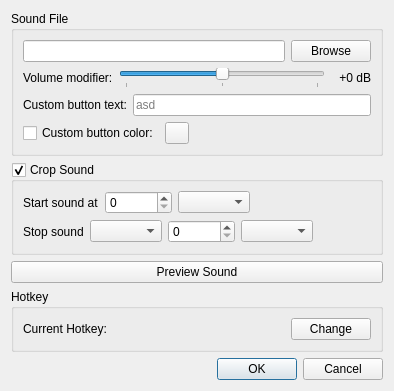
<?xml version="1.0" encoding="UTF-8"?>
<ui version="4.0">
 <class>SoundSettingsQt</class>
 <widget class="QDialog" name="SoundSettingsQt">
  <property name="geometry">
   <rect>
    <x>0</x>
    <y>0</y>
    <width>394</width>
    <height>380</height>
   </rect>
  </property>
  <property name="windowTitle">
   <string>Sound Settings</string>
  </property>
  <property name="windowIcon">
   <iconset resource="qtres.qrc">
    <normaloff>:/icon/img/rpmb_icon_64.png</normaloff>:/icon/img/rpmb_icon_64.png</iconset>
  </property>
  <property name="locale">
   <locale language="English" country="UnitedStates"/>
  </property>
  <layout class="QVBoxLayout" name="verticalLayout">
   <item>
    <widget class="QGroupBox" name="groupBox_2">
     <property name="title">
      <string>Sound File</string>
     </property>
     <layout class="QVBoxLayout" name="verticalLayout_3">
      <item>
       <layout class="QHBoxLayout" name="horizontalLayout_4">
        <item>
         <widget class="QLineEdit" name="filenameEdit"/>
        </item>
        <item>
         <widget class="QPushButton" name="filenameBrowseButton">
          <property name="text">
           <string>Browse</string>
          </property>
         </widget>
        </item>
       </layout>
      </item>
      <item>
       <layout class="QHBoxLayout" name="horizontalLayout">
        <item>
         <widget class="QLabel" name="label_3">
          <property name="text">
           <string>Volume modifier:</string>
          </property>
         </widget>
        </item>
        <item>
         <widget class="QSlider" name="soundVolumeSlider">
          <property name="minimum">
           <number>-10</number>
          </property>
          <property name="maximum">
           <number>10</number>
          </property>
          <property name="pageStep">
           <number>5</number>
          </property>
          <property name="orientation">
           <enum>Qt::Horizontal</enum>
          </property>
          <property name="tickPosition">
           <enum>QSlider::TicksBelow</enum>
          </property>
          <property name="tickInterval">
           <number>10</number>
          </property>
         </widget>
        </item>
        <item>
         <widget class="QLabel" name="soundVolumeDbLabel">
          <property name="minimumSize">
           <size>
            <width>40</width>
            <height>0</height>
           </size>
          </property>
          <property name="text">
           <string>+0 dB</string>
          </property>
          <property name="alignment">
           <set>Qt::AlignRight|Qt::AlignTrailing|Qt::AlignVCenter</set>
          </property>
         </widget>
        </item>
       </layout>
      </item>
      <item>
       <layout class="QHBoxLayout" name="horizontalLayout_6">
        <item>
         <widget class="QLabel" name="label_4">
          <property name="text">
           <string>Custom button text:</string>
          </property>
         </widget>
        </item>
        <item>
         <widget class="QLineEdit" name="customTextEdit">
          <property name="maxLength">
           <number>120</number>
          </property>
          <property name="placeholderText">
           <string>asd</string>
          </property>
         </widget>
        </item>
       </layout>
      </item>
      <item>
       <layout class="QHBoxLayout" name="horizontalLayout_7">
        <item>
         <widget class="QCheckBox" name="colorCheckBox">
          <property name="text">
           <string>Custom button color:</string>
          </property>
         </widget>
        </item>
        <item>
         <widget class="QPushButton" name="colorButton">
          <property name="maximumSize">
           <size>
            <width>24</width>
            <height>24</height>
           </size>
          </property>
          <property name="text">
           <string/>
          </property>
         </widget>
        </item>
        <item>
         <spacer name="horizontalSpacer_4">
          <property name="orientation">
           <enum>Qt::Horizontal</enum>
          </property>
          <property name="sizeHint" stdset="0">
           <size>
            <width>40</width>
            <height>20</height>
           </size>
          </property>
         </spacer>
        </item>
       </layout>
      </item>
     </layout>
    </widget>
   </item>
   <item>
    <widget class="QGroupBox" name="groupCrop">
     <property name="title">
      <string>Crop Sound</string>
     </property>
     <property name="checkable">
      <bool>true</bool>
     </property>
     <layout class="QVBoxLayout" name="verticalLayout_2">
      <item>
       <layout class="QHBoxLayout" name="horizontalLayout_2">
        <item>
         <widget class="QLabel" name="label">
          <property name="text">
           <string>Start sound at</string>
          </property>
         </widget>
        </item>
        <item>
         <widget class="QSpinBox" name="startSoundValueSpin">
          <property name="suffix">
           <string/>
          </property>
          <property name="maximum">
           <number>10000000</number>
          </property>
          <property name="singleStep">
           <number>1</number>
          </property>
         </widget>
        </item>
        <item>
         <widget class="QComboBox" name="startSoundUnitCombo">
          <property name="currentText">
           <string/>
          </property>
          <property name="currentIndex">
           <number>-1</number>
          </property>
         </widget>
        </item>
        <item>
         <spacer name="horizontalSpacer">
          <property name="orientation">
           <enum>Qt::Horizontal</enum>
          </property>
          <property name="sizeHint" stdset="0">
           <size>
            <width>40</width>
            <height>20</height>
           </size>
          </property>
         </spacer>
        </item>
       </layout>
      </item>
      <item>
       <layout class="QHBoxLayout" name="horizontalLayout_3">
        <item>
         <widget class="QLabel" name="label_2">
          <property name="text">
           <string>Stop sound</string>
          </property>
         </widget>
        </item>
        <item>
         <widget class="QComboBox" name="stopSoundAtAfterCombo"/>
        </item>
        <item>
         <widget class="QSpinBox" name="stopSoundValueSpin">
          <property name="maximum">
           <number>10000000</number>
          </property>
         </widget>
        </item>
        <item>
         <widget class="QComboBox" name="stopSoundUnitCombo"/>
        </item>
        <item>
         <spacer name="horizontalSpacer_2">
          <property name="orientation">
           <enum>Qt::Horizontal</enum>
          </property>
          <property name="sizeHint" stdset="0">
           <size>
            <width>40</width>
            <height>20</height>
           </size>
          </property>
         </spacer>
        </item>
       </layout>
      </item>
     </layout>
    </widget>
   </item>
   <item>
    <widget class="QPushButton" name="previewSoundButton">
     <property name="text">
      <string>Preview Sound</string>
     </property>
     <property name="icon">
      <iconset resource="qtres.qrc">
       <normaloff>:/icon/img/playarrow_32.png</normaloff>:/icon/img/playarrow_32.png</iconset>
     </property>
    </widget>
   </item>
   <item>
    <widget class="QGroupBox" name="groupBox_hotkey">
     <property name="title">
      <string>Hotkey</string>
     </property>
     <layout class="QHBoxLayout" name="horizontalLayout_5">
      <item>
       <widget class="QLabel" name="hotkeyCurrentLabel">
        <property name="text">
         <string>Current Hotkey:</string>
        </property>
       </widget>
      </item>
      <item>
       <spacer name="horizontalSpacer_3">
        <property name="orientation">
         <enum>Qt::Horizontal</enum>
        </property>
        <property name="sizeHint" stdset="0">
         <size>
          <width>40</width>
          <height>20</height>
         </size>
        </property>
       </spacer>
      </item>
      <item>
       <widget class="QPushButton" name="hotkeyChangeButton">
        <property name="text">
         <string>Change</string>
        </property>
       </widget>
      </item>
     </layout>
    </widget>
   </item>
   <item>
    <widget class="QDialogButtonBox" name="buttonBox">
     <property name="orientation">
      <enum>Qt::Horizontal</enum>
     </property>
     <property name="standardButtons">
      <set>QDialogButtonBox::Cancel|QDialogButtonBox::Ok</set>
     </property>
    </widget>
   </item>
  </layout>
 </widget>
 <resources>
  <include location="qtres.qrc"/>
 </resources>
 <connections>
  <connection>
   <sender>buttonBox</sender>
   <signal>accepted()</signal>
   <receiver>SoundSettingsQt</receiver>
   <slot>accept()</slot>
   <hints>
    <hint type="sourcelabel">
     <x>248</x>
     <y>254</y>
    </hint>
    <hint type="destinationlabel">
     <x>157</x>
     <y>274</y>
    </hint>
   </hints>
  </connection>
  <connection>
   <sender>buttonBox</sender>
   <signal>rejected()</signal>
   <receiver>SoundSettingsQt</receiver>
   <slot>reject()</slot>
   <hints>
    <hint type="sourcelabel">
     <x>316</x>
     <y>260</y>
    </hint>
    <hint type="destinationlabel">
     <x>286</x>
     <y>274</y>
    </hint>
   </hints>
  </connection>
 </connections>
</ui>
